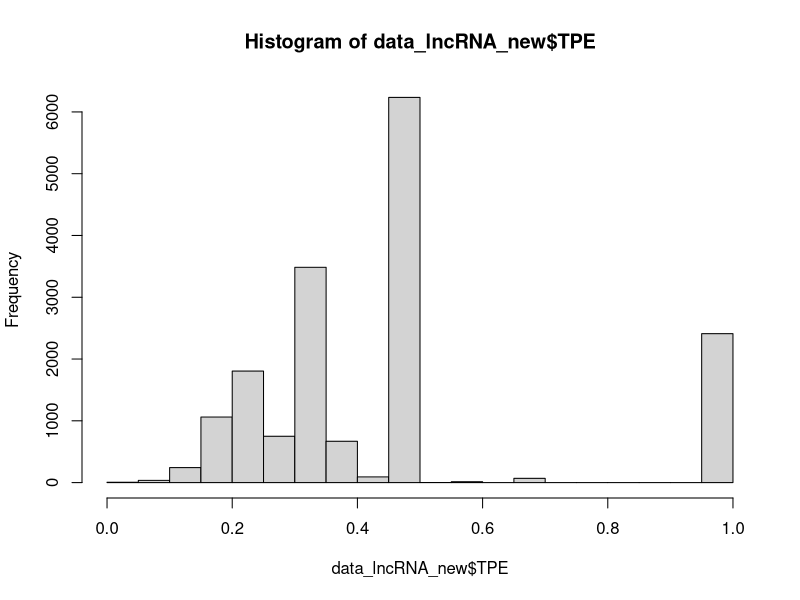
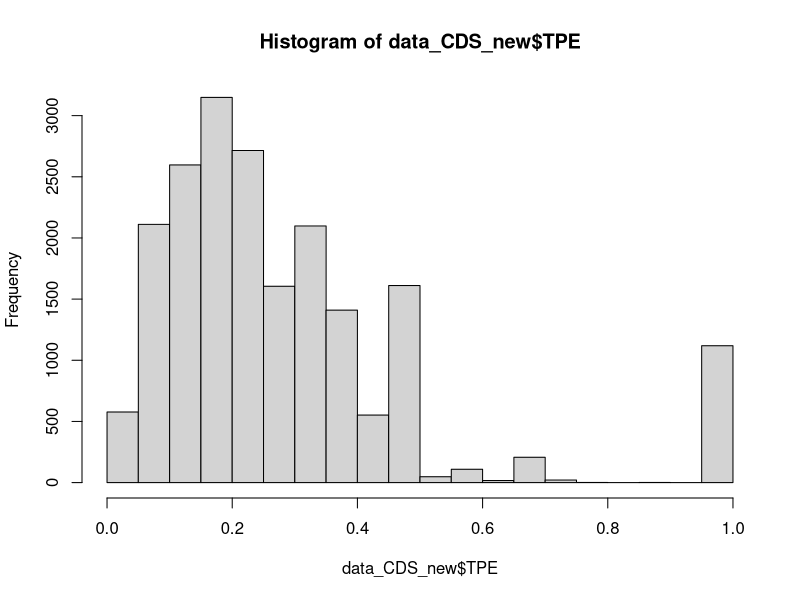
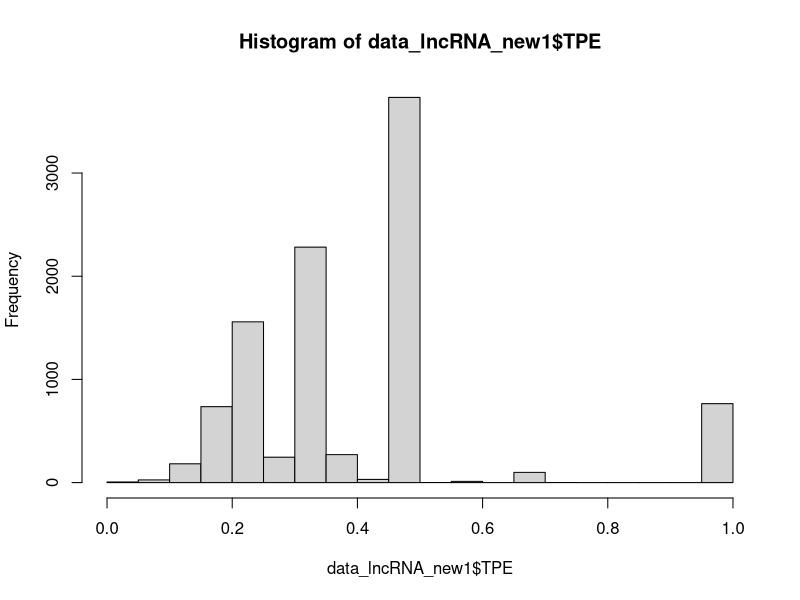
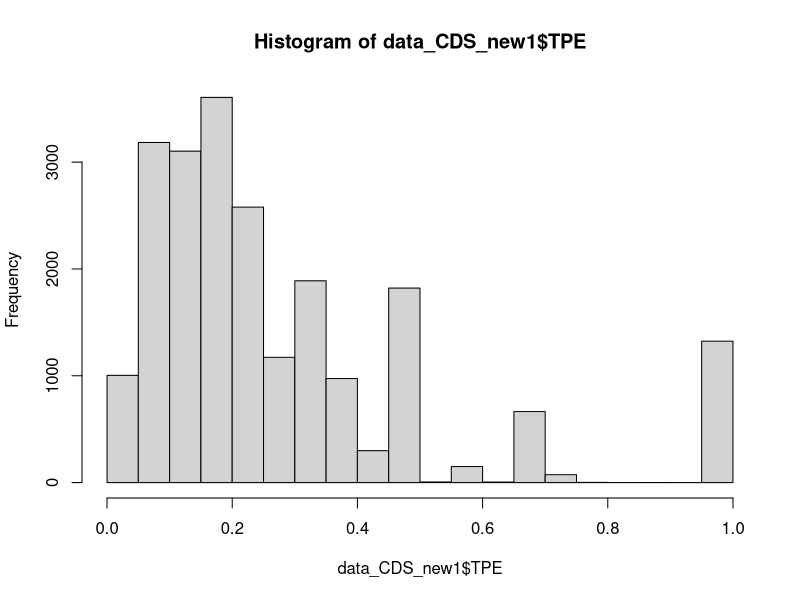
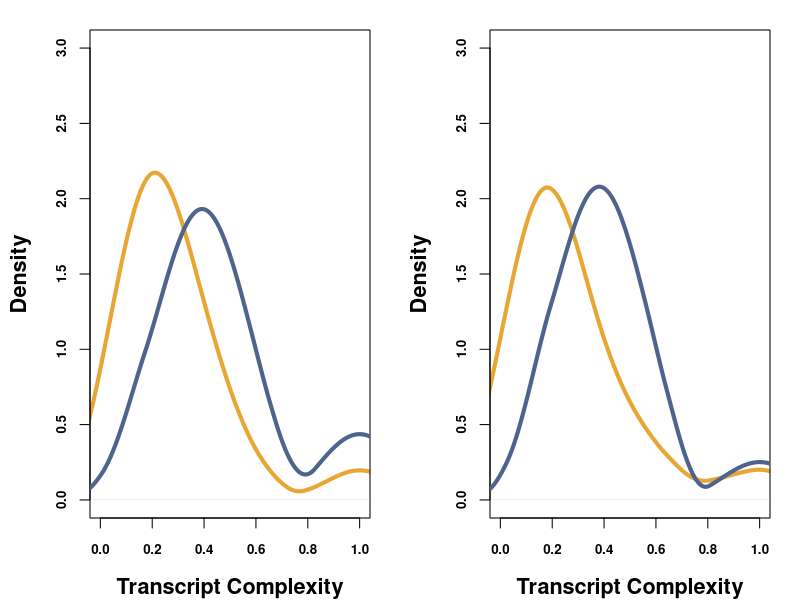
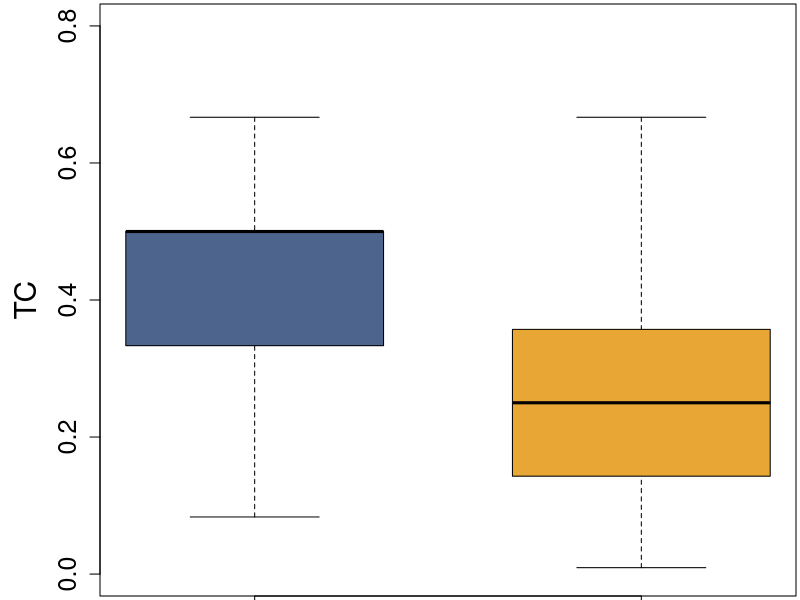
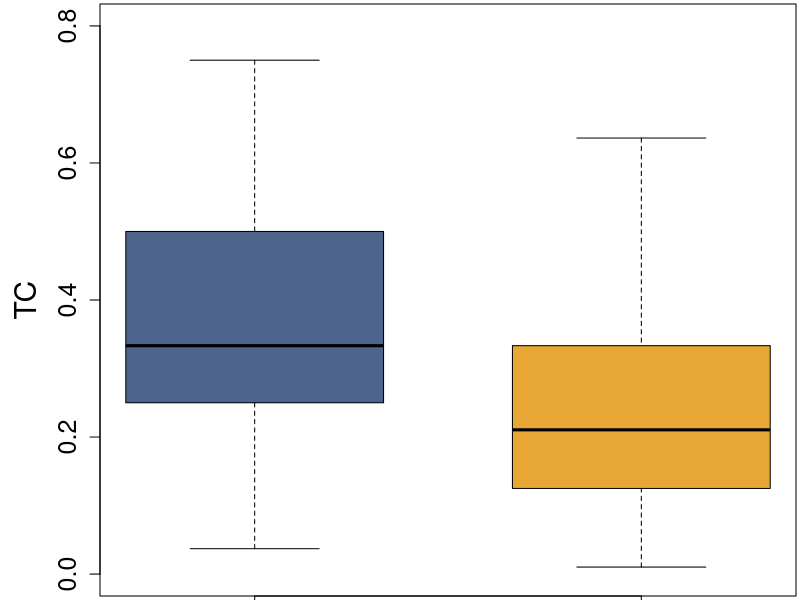

The R source for these figures, in order:
#mean transcript complexity analysis for human and mouse

data_lncRNA <- read.csv("lncrna_main_h.csv", header = F)
colnames(data_lncRNA) <- c('Gene','Gene_length','Transcript','Exon')
data_CDS <- read.csv("mrna_main_h.csv", header = F)
colnames(data_CDS) <- c('Gene','Gene_length','Transcript','Exon')

library(dplyr)
data_lncRNA_new <- mutate(data_lncRNA, TPE = Transcript/Exon)
hist(data_lncRNA_new$TPE)
data_CDS_new <- mutate(data_CDS, TPE = Transcript/Exon)
hist(data_CDS_new$TPE)
mean(data_lncRNA_new$TPE)
mean(data_CDS_new$TPE, na.rm=T)
sd(data_lncRNA_new$TPE)
sd(data_CDS_new$TPE, na.rm=T)
length(data_lncRNA_new$TPE)
length(data_CDS_new$TPE)
epg1 <- sum(data_lncRNA$Exon)/length(data_lncRNA$Gene)
epg2 <- sum(data_CDS$Exon)/length(data_CDS$Gene)
wilcox.test(data_lncRNA$Exon, data_CDS$Exon, alternative = "less")
ks.test(data_lncRNA$Exon, data_CDS$Exon, alternative = "two.sided")

data_lncRNA1 <- read.csv("lncrna_main_m.csv", header = F)
colnames(data_lncRNA1) <- c('Gene','Gene_length','Transcript','Exon')
data_CDS1 <- read.csv("mrna_main_m.csv", header = F)
colnames(data_CDS1) <- c('Gene','Gene_length','Transcript','Exon')

data_lncRNA_new1 <- mutate(data_lncRNA1, TPE = Transcript/Exon)
hist(data_lncRNA_new1$TPE)
data_CDS_new1 <- mutate(data_CDS1, TPE = Transcript/Exon)
hist(data_CDS_new1$TPE)
mean(data_lncRNA_new1$TPE)
mean(data_CDS_new1$TPE, na.rm=T)
sd(data_lncRNA_new1$TPE)
sd(data_CDS_new1$TPE, na.rm=T)
length(data_lncRNA_new1$TPE)
length(data_CDS_new1$TPE)
epg_m1 <- sum(data_lncRNA1$Exon)/length(data_lncRNA1$Gene)
epg_m2 <- sum(data_CDS1$Exon)/length(data_CDS1$Gene)
wilcox.test(data_lncRNA1$Exon, data_CDS1$Exon, alternative = "less")
ks.test(data_lncRNA1$Exon, data_CDS1$Exon, alternative = "two.sided")

#plotting the distribution curve
h1 <- density(data_CDS_new$TPE, na.rm = T, kernel = "cosine", bw = "bcv", adjust = 3)
h2 <- density(data_lncRNA_new$TPE, kernel = "cosine", bw = "bcv", adjust = 3)
h3 <- density(data_CDS_new1$TPE, na.rm = T, kernel = "cosine", bw = "bcv", adjust = 3)
h4 <- density(data_lncRNA_new1$TPE, kernel = "cosine", bw = "bcv", adjust = 3)
tiff("/home/dell/Documents/koushiki/final_fig/fig_a_b.tiff",width = 2400, height = 1200, res = 300)
par(mar=c(4.1,4.5,1.5,1.5))
par(mfrow=c(1,2))
plot(h1, xlim=c(0,1), col="#E8A735", ylim=c(0,3),xlab="Transcript Complexity", lwd = 4, main = "",cex.lab = 1.3, cex.axis=0.8, font.lab=2, font.axis=2)
lines(h2, col="#4D648D", lwd=4)
plot(h3, xlim=c(0,1), col="#E8A735", ylim=c(0,3),xlab="Transcript Complexity", lwd = 4, main="",cex.lab = 1.3, cex.axis=0.8, font.lab=2, font.axis=2)
lines(h4, col="#4D648D", lwd=4)
dev.off()

#human (boxplot)
data_lncRNA <- read.csv("lncrna_main_h.csv", header = FALSE)
data_lncRNA <- na.omit(data_lncRNA)
names(data_lncRNA)
colnames(data_lncRNA) <- c("Gene","Gene_length","Transcript","Exon")
summary(data_lncRNA)
str(data_lncRNA)
data_lncRNA$Gene_length <- as.numeric(data_lncRNA$Gene_length)
data_lncRNA$Transcript <- as.numeric(data_lncRNA$Transcript)
data_lncRNA$Exon <- as.numeric(data_lncRNA$Exon)
data_lncRNA <- mutate(data_lncRNA, TPE=Transcript/Exon)
median(data_lncRNA$TPE)

data_pcg <- read.csv("mrna_main_h.csv", header = FALSE)
data_pcg <- na.omit(data_pcg)
names(data_pcg)
colnames(data_pcg) <- c("Gene","Gene_length","Transcript","Exon")
summary(data_pcg)
str(data_pcg)
data_pcg$Gene_length <- as.numeric(data_pcg$Gene_length)
data_pcg$Transcript <- as.numeric(data_pcg$Transcript)
data_pcg$Exon <- as.numeric(data_pcg$Exon)
data_pcg <- mutate(data_pcg, TPE=Transcript/Exon)
median(data_pcg$TPE)

tiff("/home/dell/Documents/koushiki/final_fig/fig_a1.tiff",width = 1200, height = 1200, res = 300)
par(mar=c(0.2,5,0.2,0.2))
boxplot(data_lncRNA$TPE, data_pcg$TPE, col = c("#4D648D", "#E8A735"),ylab="TC", boxwex=2.0,
        xaxs="i",at=c(1,4), cex.axis=1.5, font.axix=2,cex.lab=1.8, font.lab=2,
        outline=F, xlim=c(0,5), ylim=c(0.0,0.8), main="")
dev.off()

#mouse (boxplot)
data_lncRNA <- read.csv("lncrna_main_m.csv", header = FALSE)
data_lncRNA <- na.omit(data_lncRNA)
names(data_lncRNA)
colnames(data_lncRNA) <- c("Gene","Gene_length","Transcript","Exon")
summary(data_lncRNA)
str(data_lncRNA)
data_lncRNA$Gene_length <- as.numeric(data_lncRNA$Gene_length)
data_lncRNA$Transcript <- as.numeric(data_lncRNA$Transcript)
data_lncRNA$Exon <- as.numeric(data_lncRNA$Exon)
data_lncRNA <- mutate(data_lncRNA, TPE=Transcript/Exon)
median(data_lncRNA$TPE)

data_pcg <- read.csv("mrna_main_m.csv", header = FALSE)
data_pcg <- na.omit(data_pcg)
names(data_pcg)
colnames(data_pcg) <- c("Gene","Gene_length","Transcript","Exon")
summary(data_pcg)
str(data_pcg)
data_pcg$Gene_length <- as.numeric(data_pcg$Gene_length)
data_pcg$Transcript <- as.numeric(data_pcg$Transcript)
data_pcg$Exon <- as.numeric(data_pcg$Exon)
data_pcg <- mutate(data_pcg, TPE=Transcript/Exon)
median(data_pcg$TPE)

tiff("/home/dell/Documents/koushiki/final_fig/fig_b1.tiff",width = 1200, height = 1200, res = 300)
par(mar=c(0.2,5,0.2,0.2))
boxplot(data_lncRNA$TPE, data_pcg$TPE, col = c("#4D648D", "#E8A735"),ylab="TC", boxwex=2.0,
        xaxs="i",at=c(1,4), cex.axis=1.5, font.axix=2,cex.lab=1.8, font.lab=2,
        outline=F, xlim=c(0,5), ylim=c(0.0,0.8), main="")
dev.off()
